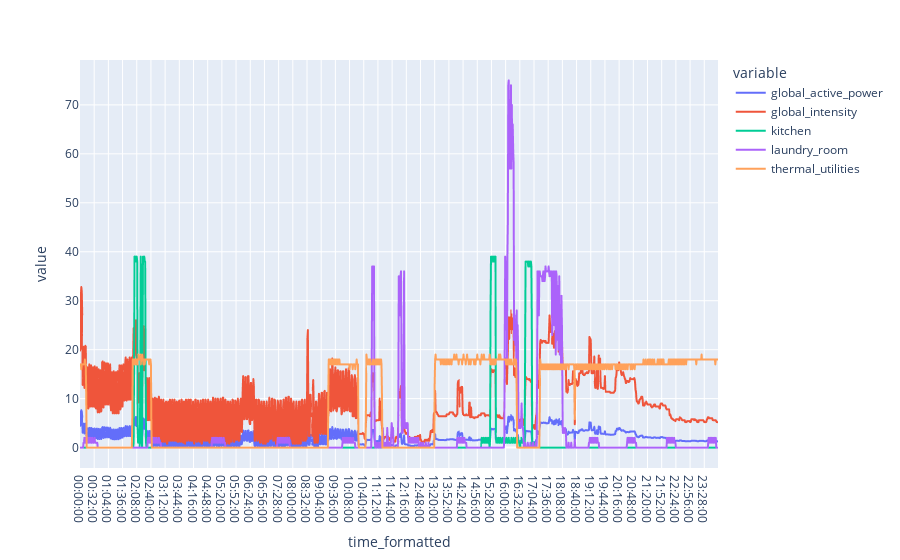

Here is the notebook cell this chart was saved with:
### Code cell
import plotly.express as px
# fig = px.line(df2, x='time', y=["mov_avg", 'global_active_power'])
fig = px.line(df_imputed[df_imputed['date'] == '2007-01-14'], x='time_formatted', y=["global_active_power", 'global_intensity', 'kitchen', 'laundry_room', 'thermal_utilities'])
fig.show()

### Figure 1 — Plotly figure (JSON) as saved in the notebook; plotly's stock layout.template omitted (floating-point values rounded to 4 significant figures; data arrays with more than 128 entries replaced by an {"elided": "..."} marker saying what was removed)
{"data": [{"hovertemplate": "variable=global_active_power<br>time_formatted=%{x}<br>value=%{y}<extra></extra>", "legendgroup": "global_active_power", "line": {"color": "#636efa", "dash": "solid"}, "marker": {"symbol": "circle"}, "mode": "lines", "name": "global_active_power", "showlegend": true, "type": "scattergl", "x": {"elided": "1440 str values"}, "xaxis": "x", "y": {"elided": "1440 float values"}, "yaxis": "y"}, {"hovertemplate": "variable=global_intensity<br>time_formatted=%{x}<br>value=%{y}<extra></extra>", "legendgroup": "global_intensity", "line": {"color": "#EF553B", "dash": "solid"}, "marker": {"symbol": "circle"}, "mode": "lines", "name": "global_intensity", "showlegend": true, "type": "scattergl", "x": {"elided": "1440 str values"}, "xaxis": "x", "y": {"elided": "1440 float values"}, "yaxis": "y"}, {"hovertemplate": "variable=kitchen<br>time_formatted=%{x}<br>value=%{y}<extra></extra>", "legendgroup": "kitchen", "line": {"color": "#00cc96", "dash": "solid"}, "marker": {"symbol": "circle"}, "mode": "lines", "name": "kitchen", "showlegend": true, "type": "scattergl", "x": {"elided": "1440 str values"}, "xaxis": "x", "y": {"elided": "1440 float values"}, "yaxis": "y"}, {"hovertemplate": "variable=laundry_room<br>time_formatted=%{x}<br>value=%{y}<extra></extra>", "legendgroup": "laundry_room", "line": {"color": "#ab63fa", "dash": "solid"}, "marker": {"symbol": "circle"}, "mode": "lines", "name": "laundry_room", "showlegend": true, "type": "scattergl", "x": {"elided": "1440 str values"}, "xaxis": "x", "y": {"elided": "1440 float values"}, "yaxis": "y"}, {"hovertemplate": "variable=thermal_utilities<br>time_formatted=%{x}<br>value=%{y}<extra></extra>", "legendgroup": "thermal_utilities", "line": {"color": "#FFA15A", "dash": "solid"}, "marker": {"symbol": "circle"}, "mode": "lines", "name": "thermal_utilities", "showlegend": true, "type": "scattergl", "x": {"elided": "1440 str values"}, "xaxis": "x", "y": {"elided": "1440 float values"}, "yaxis": "y"}], "layout": {"legend": {"title": {"text": "variable"}, "tracegroupgap": 0}, "margin": {"t": 60}, "xaxis": {"anchor": "y", "domain": [0, 1], "title": {"text": "time_formatted"}}, "yaxis": {"anchor": "x", "domain": [0, 1], "title": {"text": "value"}}}}
